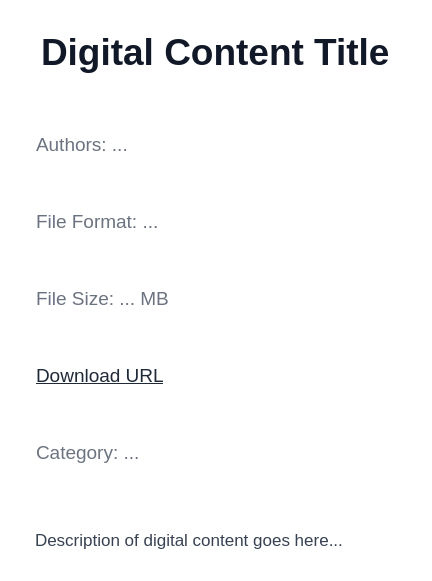
<?xml version="1.0" encoding="UTF-8"?>
<ui version="4.0">
 <class>DigitalContentCard</class>
 <widget class="QWidget" name="DigitalContentCard">
  <property name="geometry">
   <rect>
    <x>0</x>
    <y>0</y>
    <width>360</width>
    <height>250</height>
   </rect>
  </property>
  <property name="styleSheet">
   <string>
    QWidget {
      background: #ffffff;
      border-radius: 12px;
      box-shadow: 0 4px 12px rgba(0, 0, 0, 0.05);
      font-family: 'Poppins', sans-serif;
      padding: 20px;
    }
    QLabel#titleLabel {
      font-weight: 700;
      font-size: 28pt;
      color: #111827;
      margin-bottom: 14px;
    }
    QLabel#authorLabel, QLabel#fileFormatLabel, QLabel#fileSizeLabel, QLabel#downloadUrlLabel, QLabel#categoryLabel {
      font-weight: 400;
      font-size: 14pt;
      color: #6b7280;
      margin-bottom: 8px;
    }
    QLabel#descriptionLabel {
      font-weight: 400;
      font-size: 13pt;
      color: #374151;
      margin-top: 12px;
      word-wrap: true;
    }
    QLabel#downloadUrlLabel {
      text-decoration: underline;
      color: #1f2937;
      cursor: pointer;
    }
    QLabel#downloadUrlLabel:hover {
      color: #111827;
    }
   </string>
  </property>
  <layout class="QVBoxLayout" name="verticalLayout">
   <item>
    <widget class="QLabel" name="titleLabel">
     <property name="text">
      <string>Digital Content Title</string>
     </property>
    </widget>
   </item>
   <item>
    <widget class="QLabel" name="authorLabel">
     <property name="text">
      <string>Authors: ...</string>
     </property>
    </widget>
   </item>
   <item>
    <widget class="QLabel" name="fileFormatLabel">
     <property name="text">
      <string>File Format: ...</string>
     </property>
    </widget>
   </item>
   <item>
    <widget class="QLabel" name="fileSizeLabel">
     <property name="text">
      <string>File Size: ... MB</string>
     </property>
    </widget>
   </item>
   <item>
    <widget class="QLabel" name="downloadUrlLabel">
     <property name="text">
      <string>Download URL</string>
     </property>
    </widget>
   </item>
   <item>
    <widget class="QLabel" name="categoryLabel">
     <property name="text">
      <string>Category: ...</string>
     </property>
    </widget>
   </item>
   <item>
    <widget class="QLabel" name="descriptionLabel">
     <property name="text">
      <string>Description of digital content goes here...</string>
     </property>
     <property name="wordWrap">
      <bool>true</bool>
     </property>
    </widget>
   </item>
  </layout>
 </widget>
 <resources/>
 <connections/>
</ui>
